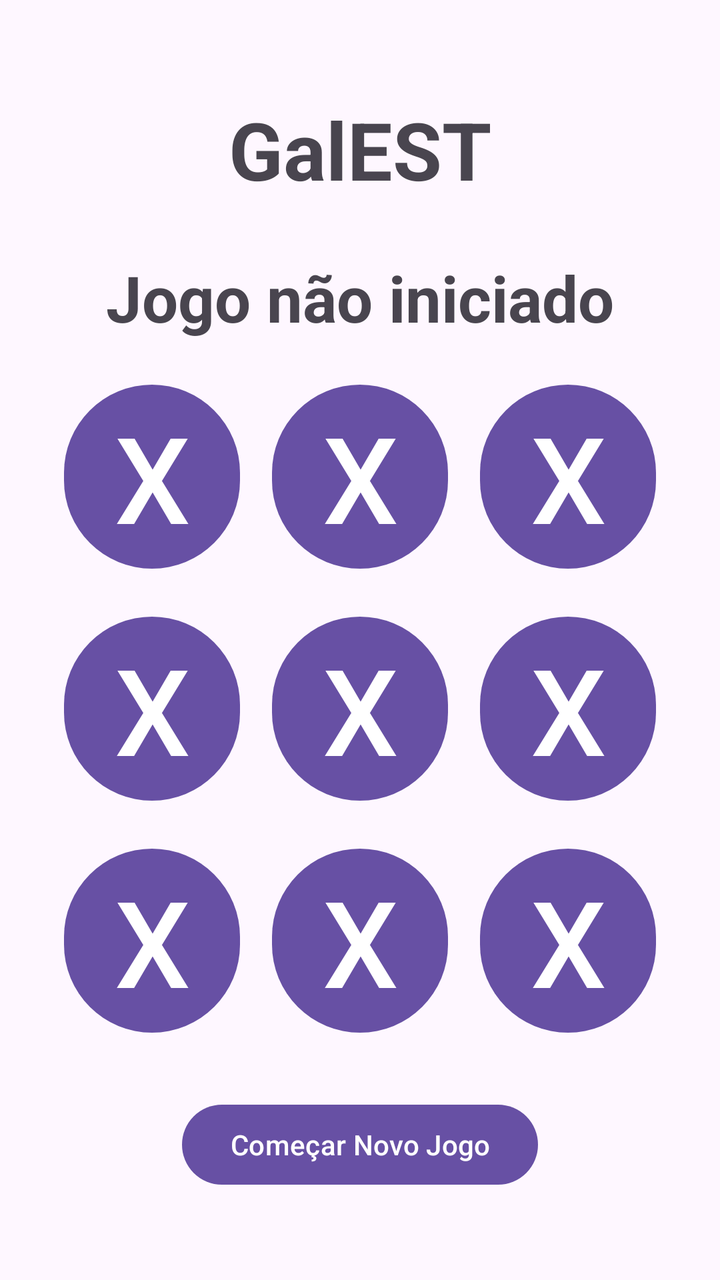
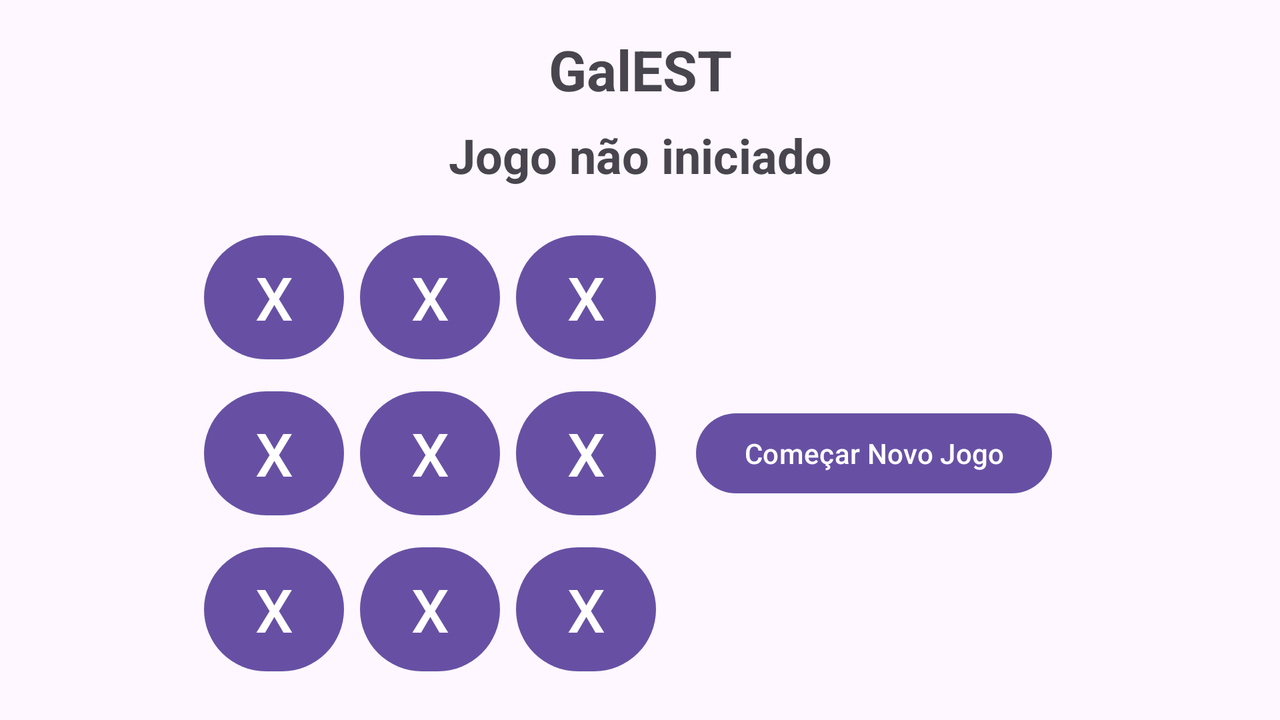

One screen, two layout resources from the same app: the default and the repository's alternative for another configuration. Each is rendered where Android would select it; the XML of both is given below.
<!-- AndroidManifest.xml: application theme Theme.GalEST -->
<!-- res/layout/activity_game.xml -->
<?xml version="1.0" encoding="utf-8"?>
<LinearLayout xmlns:android="http://schemas.android.com/apk/res/android"
    xmlns:app="http://schemas.android.com/apk/res-auto"
    xmlns:tools="http://schemas.android.com/tools"
    android:id="@+id/main"
    android:layout_width="match_parent"
    android:layout_height="match_parent"
    android:orientation="vertical"
    tools:context=".GameActivity"
    android:background="@drawable/fundo"
    >

    <ImageButton
        android:id="@+id/buttonBack"
        android:layout_width="wrap_content"
        android:layout_height="wrap_content"
        android:layout_margin="16dp"
        android:src="@drawable/arrow_back"
        android:contentDescription="Voltar"
        android:background="?attr/selectableItemBackgroundBorderless"
        android:layout_gravity="start|top"
        app:tint="?attr/colorControlNormal" />

    <TextView
        android:layout_width="wrap_content"
        android:layout_height="wrap_content"
        android:text="@string/app_name"
        android:textStyle="bold"
        android:textSize="40sp"
        android:layout_margin="8dp"
        android:textAlignment="center"
        android:layout_gravity="center"
        android:padding="8dp"
        />

    <TextView
        android:layout_width="match_parent"
        android:layout_height="wrap_content"
        android:id="@+id/texto_estado_jogo"
        android:gravity="center"
        android:textSize="32dp"
        android:layout_margin="10dp"
        android:textStyle="bold"
        android:text="Jogo não iniciado"
        />

    <GridLayout
        android:layout_width="wrap_content"
        android:layout_height="wrap_content"
        android:layout_gravity="center"
        android:columnCount="3">

        <Button
            android:layout_width="match_parent"
            android:layout_height="wrap_content"
            android:layout_margin="8dp"
            android:textSize="60sp"
            android:tag="0"
            android:id="@+id/botao_0"
            tools:text="X"
        />

        <Button
            android:layout_width="match_parent"
            android:layout_height="wrap_content"
            android:layout_margin="8dp"
            android:textSize="60sp"
            android:tag="1"
            android:id="@+id/botao_1"
            tools:text="X"
            />
        <Button
            android:layout_width="match_parent"
            android:layout_height="wrap_content"
            android:layout_margin="8dp"
            android:textSize="60sp"
            android:tag="2"
            android:id="@+id/botao_2"
            tools:text="X"
            />
        <Button
            android:layout_width="match_parent"
            android:layout_height="wrap_content"
            android:layout_margin="8dp"
            android:textSize="60sp"
            android:tag="3"
            android:id="@+id/botao_3"
            tools:text="X"
            />
        <Button
            android:layout_width="match_parent"
            android:layout_height="wrap_content"
            android:layout_margin="8dp"
            android:textSize="60sp"
            android:tag="4"
            android:id="@+id/botao_4"
            tools:text="X"
            />
        <Button
            android:layout_width="match_parent"
            android:layout_height="wrap_content"
            android:layout_margin="8dp"
            android:textSize="60sp"
            android:tag="5"
            android:id="@+id/botao_5"
            tools:text="X"
            />
        <Button
            android:layout_width="match_parent"
            android:layout_height="wrap_content"
            android:layout_margin="8dp"
            android:textSize="60sp"
            android:tag="6"
            android:id="@+id/botao_6"
            tools:text="X"
            />
        <Button
            android:layout_width="match_parent"
            android:layout_height="wrap_content"
            android:layout_margin="8dp"
            android:textSize="60sp"
            android:tag="7"
            android:id="@+id/botao_7"
            tools:text="X"
            />
        <Button
            android:layout_width="match_parent"
            android:layout_height="wrap_content"
            android:layout_margin="8dp"
            android:textSize="60sp"
            android:tag="8"
            android:id="@+id/botao_8"
            tools:text="X"
            />
    </GridLayout>

    <Button
        android:layout_width="wrap_content"
        android:layout_height="wrap_content"
        android:layout_gravity="center"
        android:layout_margin="20dp"
        android:text="Começar Novo Jogo"
        android:id="@+id/botao_comecar_jogo"
        />

</LinearLayout>
<!-- resources referenced by this layout -->
<resources>
  <!-- drawable fundo: jpg bitmap (drawable-land-night, 264450 bytes) -->
  <string name="app_name">GalEST</string>
  <style name="Theme.GalEST" parent="Base.Theme.GalEST" />
  <style name="Base.Theme.GalEST" parent="Theme.Material3.DayNight.NoActionBar">
          
          
      </style>
</resources>
<!-- res/layout-land/activity_game.xml (the repository's variant of the layout above) -->
<!-- drawn on the phone turned sideways -->
<?xml version="1.0" encoding="utf-8"?>
<LinearLayout xmlns:android="http://schemas.android.com/apk/res/android"
    xmlns:tools="http://schemas.android.com/tools"
    xmlns:app="http://schemas.android.com/apk/res-auto"
    android:id="@+id/main"
    android:layout_width="match_parent"
    android:layout_height="match_parent"
    android:orientation="vertical"
    android:padding="16dp"
    android:gravity="center"
    tools:context=".GameActivity"
    android:background="@drawable/fundo">

    <ImageButton
        android:id="@+id/buttonBack"
        android:layout_width="wrap_content"
        android:layout_height="wrap_content"

        android:src="@drawable/arrow_back"
        android:contentDescription="Voltar"
        android:background="?attr/selectableItemBackgroundBorderless"
        android:layout_gravity="start|top"
        app:tint="?attr/colorControlNormal" />
    
    <TextView
        android:layout_width="match_parent"
        android:layout_height="wrap_content"
        android:text="@string/app_name"
        android:textStyle="bold"
        android:textSize="28sp"
        android:gravity="center"
        android:layout_marginBottom="8dp"/>

    
    <TextView
        android:id="@+id/texto_estado_jogo"
        android:layout_width="match_parent"
        android:layout_height="wrap_content"
        android:text="Jogo não iniciado"
        android:textSize="24sp"
        android:textStyle="bold"
        android:gravity="center"
        android:layout_marginBottom="16dp"/>

    
    <LinearLayout
        android:layout_width="match_parent"
        android:layout_height="wrap_content"
        android:orientation="horizontal"
        android:gravity="center">

        
        <GridLayout
            android:id="@+id/grid_jogo"
            android:layout_width="wrap_content"
            android:layout_height="wrap_content"
            android:alignmentMode="alignMargins"
            android:columnCount="3"
            android:useDefaultMargins="true">

            <Button
                android:id="@+id/botao_0"
                android:layout_width="70dp"
                android:layout_height="70dp"
                android:layout_margin="4dp"
                android:textSize="30sp"
                android:tag="0"
                tools:text="X" />

            <Button
                android:id="@+id/botao_1"
                android:layout_width="70dp"
                android:layout_height="70dp"
                android:layout_margin="4dp"
                android:textSize="30sp"
                android:tag="1"
                tools:text="X" />

            <Button
                android:id="@+id/botao_2"
                android:layout_width="70dp"
                android:layout_height="70dp"
                android:layout_margin="4dp"
                android:textSize="30sp"
                android:tag="2"
                tools:text="X" />

            <Button
                android:id="@+id/botao_3"
                android:layout_width="70dp"
                android:layout_height="70dp"
                android:layout_margin="4dp"
                android:textSize="30sp"
                android:tag="3"
                tools:text="X" />

            <Button
                android:id="@+id/botao_4"
                android:layout_width="70dp"
                android:layout_height="70dp"
                android:layout_margin="4dp"
                android:textSize="30sp"
                android:tag="4"
                tools:text="X" />

            <Button
                android:id="@+id/botao_5"
                android:layout_width="70dp"
                android:layout_height="70dp"
                android:layout_margin="4dp"
                android:textSize="30sp"
                android:tag="5"
                tools:text="X" />

            <Button
                android:id="@+id/botao_6"
                android:layout_width="70dp"
                android:layout_height="70dp"
                android:layout_margin="4dp"
                android:textSize="30sp"
                android:tag="6"
                tools:text="X" />

            <Button
                android:id="@+id/botao_7"
                android:layout_width="70dp"
                android:layout_height="70dp"
                android:layout_margin="4dp"
                android:textSize="30sp"
                android:tag="7"
                tools:text="X" />

            <Button
                android:id="@+id/botao_8"
                android:layout_width="70dp"
                android:layout_height="70dp"
                android:layout_margin="4dp"
                android:textSize="30sp"
                android:tag="8"
                tools:text="X"/>
        </GridLayout>


        <LinearLayout
            android:layout_width="wrap_content"
            android:layout_height="wrap_content"
            android:gravity="center"
            android:orientation="vertical">

            <Button
                android:id="@+id/botao_comecar_jogo"
                android:layout_width="wrap_content"
                android:layout_height="wrap_content"
                android:text="Começar Novo Jogo"
                android:layout_margin="16dp"/>
        </LinearLayout>
    </LinearLayout>
</LinearLayout>
